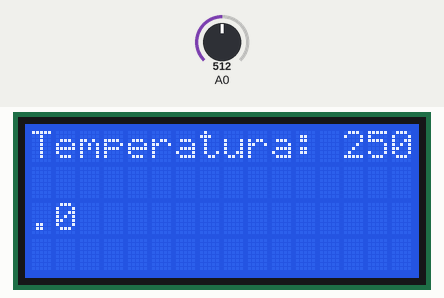
Simulated run of this program. Board: Arduino Uno, built with avr-gcc and run on an emulated ATmega328P. On the bench: 16×4 character LCD. Inputs (shaded band) come from the test bench; at power-on: A0 = 512.

Above: at 1.3 s.
1.4 s: A0 set to 716
At 2.2 s:
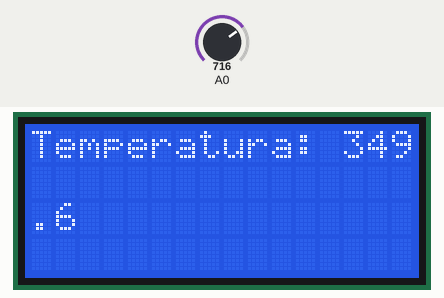
3.1 s: A0 set to 900
At 4.0 s:
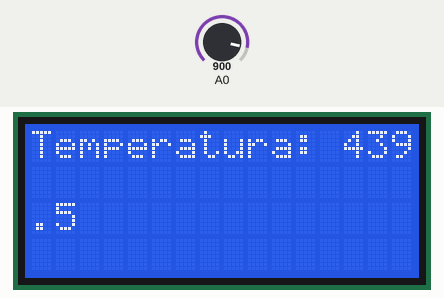
4.6 s: A0 set to 1023
At 5.8 s:
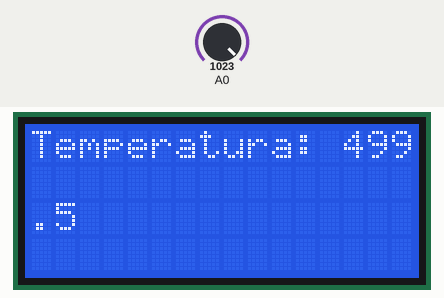
Timing chart, 0 to 7.6 s (numbered marks = the images above; inputs shaded):
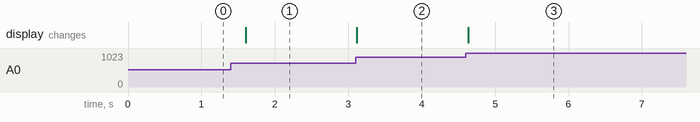

Measured:
- after the input at 1.4 s, the display: changes after 0.20 s (image 1)
- after the input at 3.1 s, the display: changes at once (image 2)
- after the input at 4.6 s, the display: changes at once (image 3)

The program:

main.cpp
```cpp
//LM35
#include <Arduino.h>
#include <Wire.h>
#include <LiquidCrystal_I2C.h>
#include <avr/io.h>
#include <stdlib.h>
#include <string.h>
#include <util/delay.h>

#ifndef _BV
#define _BV(bit)        (1<<(bit))
#endif
#ifndef sbi
#define sbi(reg,bit)    reg |= (_BV(bit))
#endif

#ifndef cbi
#define cbi(reg,bit)    reg &= ~(_BV(bit))
#endif

#ifndef tbi
#define tbi(reg,bit)    reg ^= (_BV(bit))
#endif

void ADC_init(){
  //-------------//
  //reference voltage - maximal voltage value
  sbi(ADMUX, REFS0); //AVcc (5V)

  //cbi(ADMUX,) //Analog Channel Selection (MUX[3:0] = 0000 -> A0)

  //F_ADC = F_CPU / prescaler (usually 128)
  sbi(ADCSRA, ADPS2); sbi(ADCSRA, ADPS1); sbi(ADCSRA, ADPS0);//128

  sbi(ADCSRA,ADEN);//enable ADC

}

uint16_t ADC_10bit() {
  //start conversion (ADSC = 1)
  sbi(ADCSRA,ADSC);

  // wait until end of conversion (ADSC = 0)
  while(bit_is_set(ADCSRA,ADSC));

  // returns result (10-bit from ADC register) (0-1023)
  return ADC;
}


void UART_init(){
    //uint16_t ubrr = 51; //USART Baud Rate Register (holds baud rate value) 51 -> 19200
    UBRR0H = 0; //UBRR is divided between two registers
    UBRR0L = 51;

    sbi(UCSR0C,UCSZ01);sbi(UCSR0C,UCSZ00); //8 bit data

    sbi(UCSR0B,TXEN0);//transmiterr enable

}

void uart_char(char c){
  while(bit_is_clear(UCSR0A, UDRE0)){}//if buffer is empty
  UDR0 =c; //buffer equals c

}

void uart_string(const char* str) {
    while (*str) {
        uart_char(*str++);
    }
}

LiquidCrystal_I2C lcd(0x27, 16, 4);

int main() {
  init();

  Wire.begin();
  lcd.init();
  lcd.backlight();
  UART_init();
  ADC_init();


  lcd.setCursor(0, 0);
  lcd.print("Temperatura: ");


	while(1){
    uint16_t adcValue = ADC_10bit();

    float v = adcValue * (5.0/1024.0)*100;

    lcd.setCursor(13,0);
    lcd.print(v,1);

    _delay_ms(500);
  }
}
```
